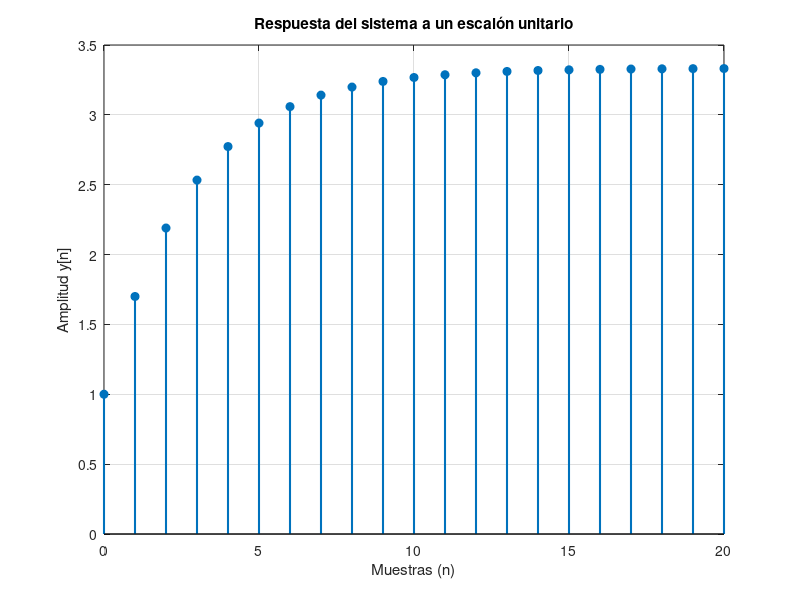

Reproduce this figure in MATLAB.
clc, clear, close all
% ==========================================
% EJERCICIO 4 - Fracciones Parciales con residuez
% ==========================================

% 1. Definimos los coeficientes de Y(z)
b = [1];                    % Numerador: 1
a = [1, -1.7, 0.7];         % Denominador: 1 - 1.7z^-1 + 0.7z^-2

% 2. Aplicamos la función residuez
[r, p, k] = residuez(b, a);

% 3. Mostramos los resultados en consola
disp('Residuos (r):');
disp(r);

disp('Polos (p):');
disp(p);

% ==========================================
% EJERCICIO 4 - Respuesta en el tiempo con filter
% ==========================================

% 1. Definimos los coeficientes del SISTEMA H(z)
b = [1];
a = [1, -0.7];

% 2. Creamos un vector de tiempo 'n' (de 0 a 20 muestras)
n = 0:20;

% 3. Creamos la señal de entrada x[n] = u[n] (un escalón)
x = ones(1, length(n));

% 4. Pasamos la señal por el sistema usando filter
y = filter(b, a, x);

% 5. Graficamos el resultado
figure(1);
stem(n, y, 'filled', 'LineWidth', 1.5);
title('Respuesta del sistema a un escalón unitario');
xlabel('Muestras (n)');
ylabel('Amplitud y[n]');
grid on;
